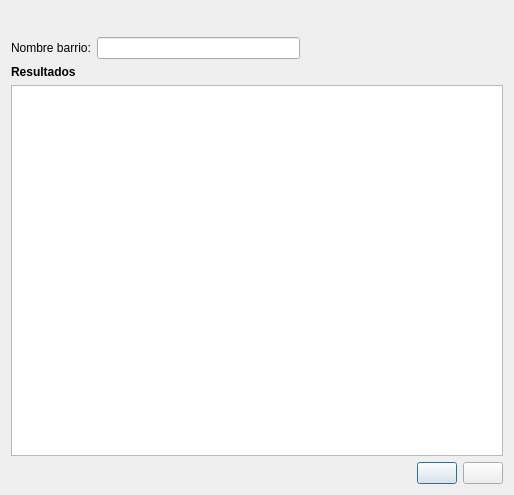
<?xml version="1.0" encoding="UTF-8"?>
<ui version="4.0">
 <class>SigCaceresDialogBase</class>
 <widget class="QDialog" name="SigCaceresDialogBase">
  <property name="geometry">
   <rect>
    <x>0</x>
    <y>0</y>
    <width>514</width>
    <height>495</height>
   </rect>
  </property>
  <property name="windowTitle">
   <string>Búsqueda Barrios</string>
  </property>
  <layout class="QVBoxLayout" name="verticalLayout">
   <item>
    <layout class="QHBoxLayout" name="horizontalLayout">
     <item>
      <widget class="QLabel" name="label_iconsig">
       <property name="maximumSize">
        <size>
         <width>100</width>
         <height>50</height>
        </size>
       </property>
       <property name="text">
        <string/>
       </property>
       <property name="pixmap">
        <pixmap>../../iconos/logo-sig.png</pixmap>
       </property>
       <property name="scaledContents">
        <bool>true</bool>
       </property>
      </widget>
     </item>
     <item>
      <spacer name="horizontalSpacer">
       <property name="orientation">
        <enum>Qt::Horizontal</enum>
       </property>
       <property name="sizeHint" stdset="0">
        <size>
         <width>40</width>
         <height>20</height>
        </size>
       </property>
      </spacer>
     </item>
     <item>
      <widget class="QLabel" name="label_iconayto">
       <property name="maximumSize">
        <size>
         <width>130</width>
         <height>50</height>
        </size>
       </property>
       <property name="text">
        <string/>
       </property>
       <property name="pixmap">
        <pixmap>../../iconos/logo-ayto.png</pixmap>
       </property>
       <property name="scaledContents">
        <bool>true</bool>
       </property>
      </widget>
     </item>
    </layout>
   </item>
   <item>
    <layout class="QHBoxLayout" name="horizontalLayout_2">
     <item>
      <widget class="QLabel" name="label_3">
       <property name="text">
        <string>Nombre barrio:</string>
       </property>
      </widget>
     </item>
     <item>
      <widget class="QLineEdit" name="lineEdit_barrio">
       <property name="toolTip">
        <string>Nombre barrio</string>
       </property>
      </widget>
     </item>
     <item>
      <spacer name="horizontalSpacer_3">
       <property name="orientation">
        <enum>Qt::Horizontal</enum>
       </property>
       <property name="sizeHint" stdset="0">
        <size>
         <width>40</width>
         <height>20</height>
        </size>
       </property>
      </spacer>
     </item>
    </layout>
   </item>
   <item>
    <layout class="QVBoxLayout" name="verticalLayout_2">
     <item>
      <widget class="QLabel" name="label_4">
       <property name="font">
        <font>
         <weight>75</weight>
         <bold>true</bold>
        </font>
       </property>
       <property name="text">
        <string>Resultados</string>
       </property>
      </widget>
     </item>
     <item>
      <widget class="QTableWidget" name="tableWidget"/>
     </item>
    </layout>
   </item>
   <item>
    <layout class="QHBoxLayout" name="horizontalLayout_5">
     <property name="topMargin">
      <number>0</number>
     </property>
     <item>
      <spacer name="horizontalSpacer_2">
       <property name="orientation">
        <enum>Qt::Horizontal</enum>
       </property>
       <property name="sizeHint" stdset="0">
        <size>
         <width>40</width>
         <height>20</height>
        </size>
       </property>
      </spacer>
     </item>
     <item>
      <widget class="QPushButton" name="pushButton_zoom">
       <property name="toolTip">
        <string>Zoom </string>
       </property>
       <property name="text">
        <string/>
       </property>
       <property name="icon">
        <iconset>
         <normaloff>../../iconos/zoom.png</normaloff>../../iconos/zoom.png</iconset>
       </property>
       <property name="iconSize">
        <size>
         <width>30</width>
         <height>30</height>
        </size>
       </property>
      </widget>
     </item>
     <item>
      <widget class="QPushButton" name="pushButton_clean">
       <property name="toolTip">
        <string>Limpiar</string>
       </property>
       <property name="text">
        <string/>
       </property>
       <property name="icon">
        <iconset>
         <normaloff>../../iconos/clean.png</normaloff>../../iconos/clean.png</iconset>
       </property>
       <property name="iconSize">
        <size>
         <width>30</width>
         <height>30</height>
        </size>
       </property>
      </widget>
     </item>
    </layout>
   </item>
  </layout>
 </widget>
 <resources/>
 <connections/>
</ui>
